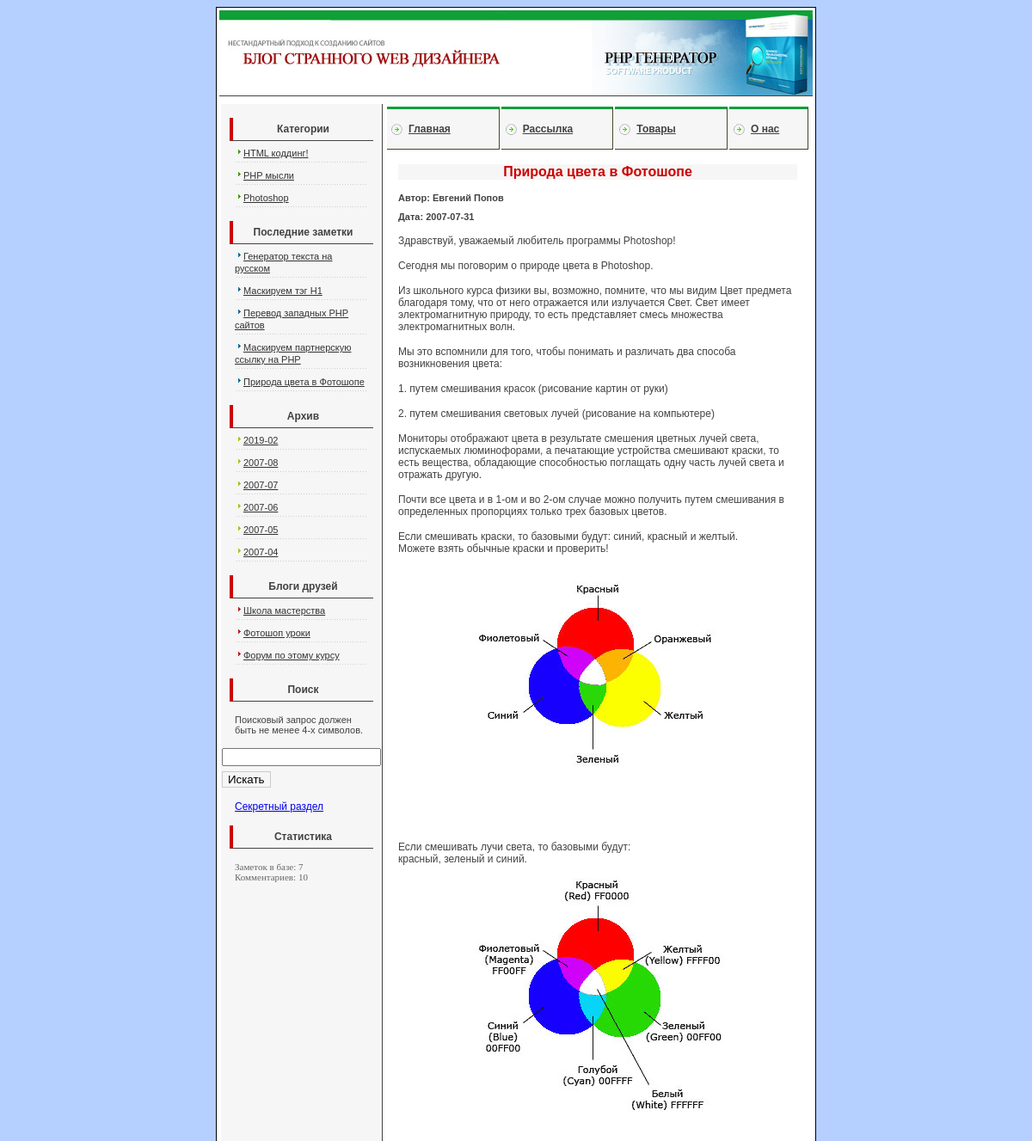
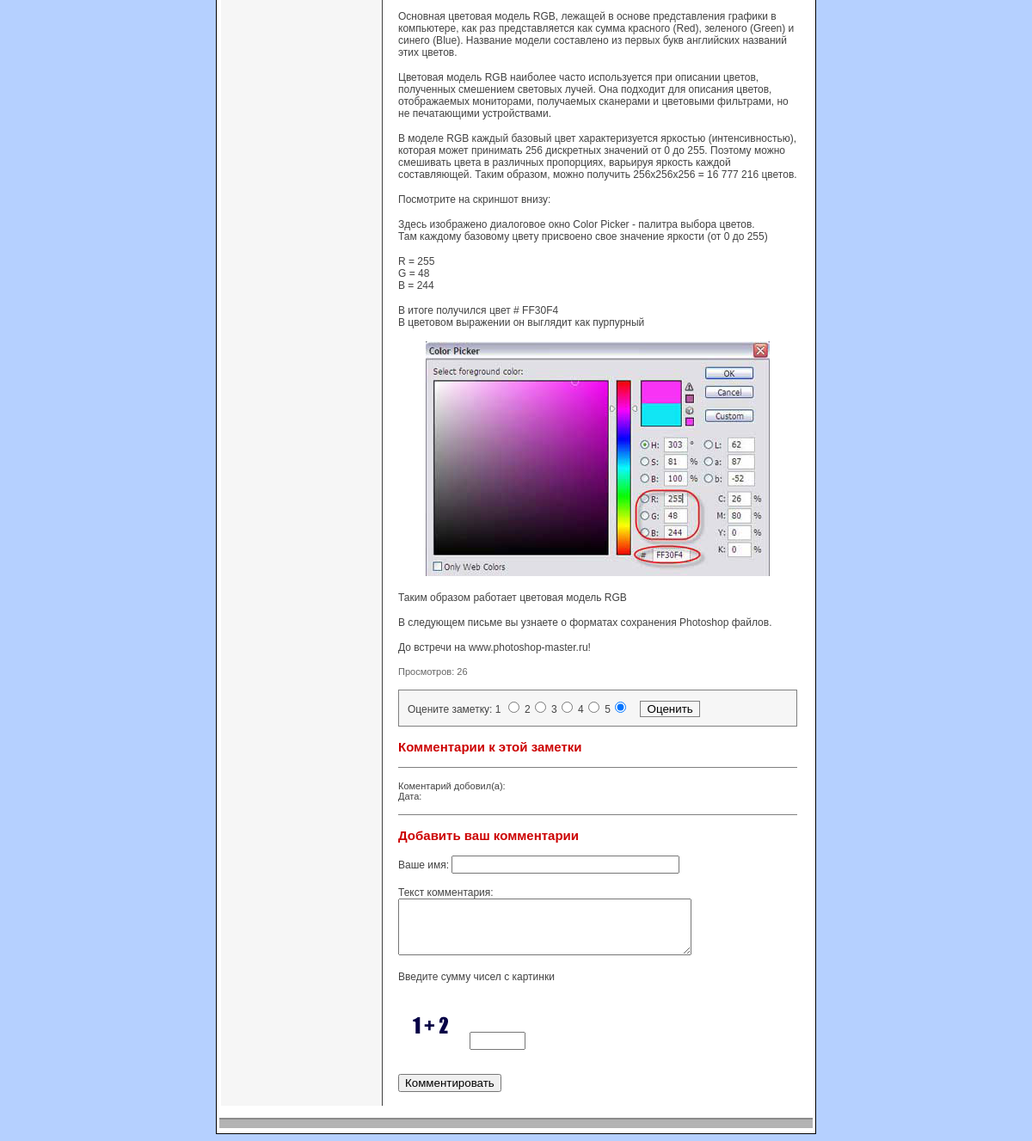
The page /view_post.php on the database its author committed (2 pictures, top to bottom).
### tables this page shows
CREATE TABLE `categories` (
  `id` int(2) NOT NULL,
  `title` varchar(255) NOT NULL,
  `meta_d` varchar(255) NOT NULL,
  `meta_k` varchar(255) NOT NULL,
  `mytext` text NOT NULL
);

CREATE TABLE `data` (
  `id` int(5) NOT NULL,
  `cat` int(1) NOT NULL DEFAULT '0',
  `meta_d` varchar(255) NOT NULL DEFAULT '',
  `meta_k` varchar(255) NOT NULL DEFAULT '',
  `description` text NOT NULL,
  `text` text NOT NULL,
  `view` int(7) NOT NULL DEFAULT '0',
  `author` varchar(100) NOT NULL DEFAULT '',
  `date` date NOT NULL,
  `mini_img` varchar(255) NOT NULL DEFAULT '',
  `title` varchar(255) NOT NULL DEFAULT '',
  `secret` int(1) DEFAULT NULL,
  `rating` int(10) NOT NULL DEFAULT '5',
  `q_vote` int(10) NOT NULL DEFAULT '1'
);

CREATE TABLE `friends` (
  `id` int(11) NOT NULL,
  `link` varchar(255) NOT NULL,
  `title` varchar(255) NOT NULL
);

CREATE TABLE `comment_settings` (
  `id` int(1) NOT NULL,
  `img` varchar(255) NOT NULL,
  `sum` int(5) NOT NULL
);

### view_post.php (the view, shortened to what this page needs)
<?php include("blocks/bd.php");
if (!isset($id)) {
    $id = 1;
}
$result = mysqli_query($db,"SELECT * FROM data WHERE id='$id'");
if (mysqli_num_rows($result) > 0) {
    $myrow = mysqli_fetch_array($result);
} else {
    echo "<p>Информация по запросу не может быть извлечена в таблице нет записей.</p>";
    exit();
}
?>
<!DOCTYPE html>
<html>
<head>
<link rel="stylesheet" href="css/style.css">
</head>
<body>
<table class="main_border">
 <?php include("blocks/header.php"); ?>
    <tr>
        <td valign="center">
            <table width="100%">
                <tr>
                <?php include("blocks/lefttd.php"); ?>
                    <td valign="top">
                    <?php $n=0; include("blocks/nav.php")?>
                    <?php
                                    printf("<p class='post_title2'>%s</p><p class='post_add'>Автор: %s</p><p class='post_add'>Дата: %s</p>%s<p class='post_view'>Просмотров: %s</p>", $myrow['title'], $myrow['author'], $myrow['date'], $myrow['text'], $myrow['view']);?>
                                    <form action="vote_res.php" method="post" name="vv">
                                    <p class="pvote">Оцените заметку: 1 <input type="radio" name="score" id="score" value="1">
                                    2<input type="radio" name="score" id="score" value="2">
                                    3<input type="radio" name="score" id="score" value="3">
                                    4<input type="radio" name="score" id="score" value="4">
                                    5<input type="radio" name="score" id="score" value="5" checked>
                                    <input type="submit"  class="sub_vote" name="submit" value="Оценить">
                                    </p>
                                    </form>
                                    <?php
                                    echo "<p class='post_comment'>Комментарии к этой заметки</p>";
                                    $result3 = mysqli_query($db,"SELECT * FROM comments WHERE post='$id'");
                                    if (mysqli_num_rows($result) > 0) {
                                        $myrow3 = mysqli_fetch_array($result3);
                                        do {
                                            printf("<div class='post_div'><p class='post_comment_add'>Коментарий добовил(а): <strong>%s</strong><br>Дата: <strong>%s</strong></p><p>%s</p></div>", $myrow3['author'], $myrow3['mydate'], $myrow3['mytext']);
                                        } while ($myrow3 = mysqli_fetch_array($result3));
                                    }
                                    $result4 = mysqli_query($db,"SELECT img FROM comment_settings");
                                    if (mysqli_num_rows($result4) > 0) {
                                        $myrow4 = mysqli_fetch_array($result4);
                                    } else {
                                        echo "<p>Информация по запросу не может быть извлечена в таблице нет записей.</p>";
                                        exit();
                                    }
                                    ?>
                                    <p class='post_comment'>Добавить ваш комментарии</p>
                                    <form action="comment.php" method="post" name="form_com">
                                    <p><label for="author">Ваше имя: </label><input type="text" name="author" size="30" id="author"></p>
                                    <p><label for="text">Текст комментария: </label><br><textarea name="text" id="text" cols="40" rows="4"></textarea></p>
                                    <p>Введите сумму чисел с картинки</p>
                                    <p><img src="<?php echo $myrow4['img']; ?>" alt="sum" style="margin-top:17px;" width="80" height="40">
                                        <input type="text" style="margin-bottom:13px;" name="pr" id="pr" size="5"></p>
                                    <p><input type="submit" value="Комментировать" name="sub_com"></p>
                                    </form>
                    </td>
                </tr>
            </table>
        </td>
    </tr>
    <?php include("blocks/footer.php"); ?>
</table>
</body>
</html>

### blocks/lefttd.php (shortened to what this page needs)
<td width="182px" valign="top" class="left">
<div class="nav_title">Категории</div>
<?php
$result2 = mysqli_query($db,"SELECT * FROM categories ORDER BY id");
if(mysqli_num_rows($result2) > 0){
    $myrow2 = mysqli_fetch_array($result2);
        do{
            printf("<p class='point'><img src='img/arr.jpg'><a class='nav_link' href='view_cat.php?cat=%s'>%s</a></p>",$myrow2['id'],$myrow2['title']);
        }
        while($myrow2 = mysqli_fetch_array($result2));
}
else{
    echo "<p>Информация по запросу не может быть извлечена в таблице нет записей.</p>";
    exit();
}
?>
<div class="nav_title">Последние заметки</div>
<?php
$result3 = mysqli_query($db,"SELECT id,title FROM data WHERE secret = 0  ORDER BY id DESC LIMIT 5");
if(mysqli_num_rows($result3) > 0){
    $myrow3 = mysqli_fetch_array($result3);
    do {
        printf("<p class='point'><img src='img/arr2.jpg'><a class='nav_link' href='view_post.php?id=%s'>%s</a></p>",$myrow3['id'],$myrow3['title']);
    } while ($myrow3 = mysqli_fetch_array($result3));
}
else{
    echo "<p>Информация по запросу не может быть извлечена в таблице нет записей.</p>";
    exit();
}
?>
<div class="nav_title">Архив</div>
<?php
$result4 = mysqli_query($db,"SELECT DISTINCT left(date,7) AS month FROM data ORDER BY month DESC");
if(mysqli_num_rows($result4) > 0){
    $myrow4 = mysqli_fetch_array($result4);
    do {
        printf("<p class='point'><img src='img/arr3.jpg'><a class='nav_link' href='view_date.php?date=%s'>%s</a></p>",$myrow4['month'],$myrow4['month']);
    } while ($myrow4 = mysqli_fetch_array($result4));
}
else{
    echo "<p>Информация по запросу не может быть извлечена в таблице нет записей.</p>";
    exit();
}
?>
<div class="nav_title">Блоги друзей</div>
<?php
$result5 = mysqli_query($db,"SELECT title,link FROM friends");
if(mysqli_num_rows($result5) > 0){
    $myrow5 = mysqli_fetch_array($result5);
    do {
        printf("<p class='point'><img src='img/arr4.jpg'><a class='nav_link' href='%s' target='_blank'>%s</a></p>",$myrow5['link'],$myrow5['title']);
    } while ($myrow5 = mysqli_fetch_array($result5));
}
else{
    echo "<p>Информация по запросу не может быть извлечена в таблице нет записей.</p>";
    exit();
}
?>
<div class="nav_title">Поиск</div>
<form action="view_search.php" method="post" name="form_s">
<p class="search_t">Поисковый запрос должен быть не менее 4-х символов.</p>
<input type="text" name="search" id="search" size="20">
<br>
<input  class="search_b" type="submit" value="Искать" name="submit_s">
</form>
<p><a href="secret.php">Секретный раздел</a></p>
<div class="nav_title">Статистика</div>
<?php
$result10 = mysqli_query($db,"SELECT COUNT(*) FROM data");
$sum = mysqli_fetch_array($result10);
$result11 = mysqli_query($db,"SELECT COUNT(*) FROM comments");
$sum2 = mysqli_fetch_array($result11);
echo "<p class='comments'>Заметок в базе: $sum[0]<br> Комментариев: $sum2[0]</p>";
?>
</td>

### css/style.css (style rules this page uses)
.main_border { width: 690px; background-color:#ffffff; border: 1px solid #000000; margin: auto; }
body { background-image: url(../img/bg.jpg); font-family: Verdana, Geneva, Tahoma, sans-serif; font-size: 12px; color: #424242; }
.left { background-color: #f6f6f6; border-right: 1px solid #424242; }
p { font-family: Verdana, Geneva, Tahoma, sans-serif; font-size: 12px; color: #424242; margin: 15px; }
.nav_title { margin: 15px 5% 0 5%; font-weight: bold; text-align: center; border-left: 4px solid #cc0000; border-bottom: 1px solid #424242; padding-top: 6px; padding-bottom: 6px; }
.nav_link { color: #333333; font-size: 11px; margin: 10px 0; }
.post_view { font-size: 11px; color: #666666; }
.post_title2 { font-size: 16px; font-weight: bold; color: #cc0000; text-align: center; background-color: #f6f6f6; }
.post_add { font-size: 11px; margin-top: 10px; margin-bottom: 10px; font-weight: bold; }
.post_comment { font-size: 15px; font-weight: bold; color: #cc0000; }
.post_comment_add { font-size: 11px; }
.post_div { border-top: 1px solid gray; border-bottom: 1px solid gray; margin: 15px; }
.post_div p { margin-left: 0px; }
.search_t { font-size: 11px; }
.search_b { border:1px solid #cccccc; background-color: #f6f6f6; margin-top:6px; }
.point { background-image: url(../img/point.jpg); background-position: bottom; background-repeat: repeat-x; padding-bottom: 5px; margin-top: 7px; margin-bottom: 7px; }
.comments { font-family: Verdana; font-size: 11px; color: #666666; }
.pvote { border:1px solid gray; background-color: #f6f6f6; padding: 10px; }
.sub_vote { border: 1px solid gray; background-color: #f6f6f6; width: 70px; margin-left:10px; }

### rows shown on the page
categories: title "HTML коддинг!"
categories: title "PHP мысли"
categories: title "Photoshop"
data: title "Генератор текста на русском"
data: title "Маскируем тэг H1"
data: title "Перевод западных PHP сайтов"
data: title "Маскируем партнерскую ссылку на PHP"
data: title "Природа цвета в Фотошопе", author "Евгений Попов", date "2007-07-31", text "Здравствуй, уважаемый любитель программы Photoshop! Сегодня мы поговорим о природе цвета в Photoshop. Из школьного курса физики вы, возможно, помните, что мы видим Цвет предмета благодаря тому, что от него отражается или излучается Свет. Свет имеет электромагнитную природу, то есть представляет смесь множества электромагнитных волн. Мы это вспомнили для того, чтобы понимать и различать два способа возникновения цвета: 1. путем смешивания красок (рисование картин от руки) 2. путем смешивания световых лучей (рисование на компьютере) Мониторы отображают цвета в результате смешения цветных лучей света, испускаемых люминофорами, а печатающие устройства смешивают краски, то есть вещества,…", text (picture), view "26"
friends: title "Школа мастерства"
friends: title "Фотошоп уроки"
friends: title "Форум по этому курсу"
comment_settings: img (picture)

### other values the page prints
$myrow4['month'] "2019-02"
$myrow4['month'] "2007-08"
$myrow4['month'] "2007-07"
$myrow4['month'] "2007-06"
$myrow4['month'] "2007-05"
$myrow4['month'] "2007-04"
$sum[0] "7"
$sum2[0] "10"
